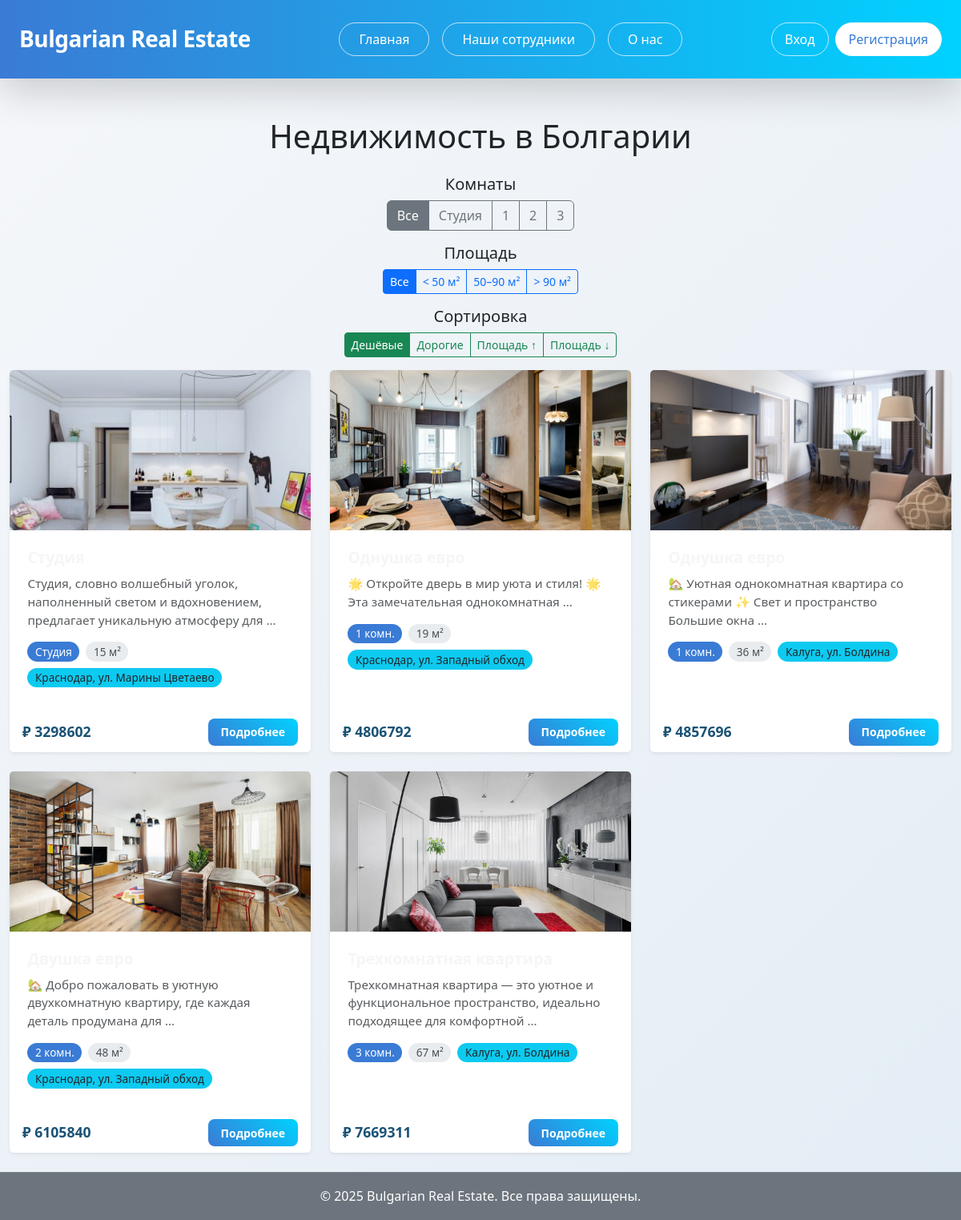
Page /?sort=price_asc on the committed database.
### properties/models.py (models this page shows, shortened)
class Property(models.Model):
    title = models.CharField("Заголовок", max_length=50)
    description = models.TextField("Описание")
    price = models.DecimalField("Цена", max_digits=10, decimal_places=2)
    location = models.CharField("Местоположение", max_length=100)
    bedrooms = models.IntegerField("Количество спален", blank=True, null=True)
    bathrooms = models.IntegerField("Количество ванных комнат")
    area = models.IntegerField("Площадь (м²)")
    property_type = models.CharField(
        "Тип недвижимости",
        max_length=10,
        choices=PROPERTY_TYPE_CHOICES,
        default='1_room'
    )
    image = models.ImageField("Фото", upload_to='properties/', blank=True, null=True)
    is_published = models.BooleanField("Опубликовано", default=True)
    created_at = models.DateTimeField(auto_now_add=True)
    class Meta:
        verbose_name = "Недвижимость"
        verbose_name_plural = "Недвижимость"

### properties/views.py (the view)
# urls.py: path('', views.PropertyListView.as_view(), name='index'),
class PropertyListView(ListView):
    model = Property
    template_name = 'properties/index.html'
    context_object_name = 'properties'
    paginate_by = 6
    def get_queryset(self):
        queryset = Property.objects.filter(is_published=True)
        bedrooms = self.request.GET.get('bedrooms')
        if bedrooms == 'studio':
            queryset = queryset.filter(bedrooms=0)
        elif bedrooms in ['1', '2', '3']:
            queryset = queryset.filter(bedrooms=int(bedrooms))
        area = self.request.GET.get('area')
        if area == 'small':
            queryset = queryset.filter(area__lt=50)
        elif area == 'medium':
            queryset = queryset.filter(area__gte=50, area__lt=90)
        elif area == 'large':
            queryset = queryset.filter(area__gte=90)
        sort = self.request.GET.get('sort')
        if sort == 'price_asc':
            queryset = queryset.order_by('price')
        elif sort == 'price_desc':
            queryset = queryset.order_by('-price')
        elif sort == 'area_asc':  # Новое: по возрастанию
            queryset = queryset.order_by('area')
        elif sort == 'area_desc':
            queryset = queryset.order_by('-area')
        else:
            queryset = queryset.order_by('-created_at')
        return queryset
    def get_context_data(self, **kwargs):
        context = super().get_context_data(**kwargs)
        context['selected_bedrooms'] = self.request.GET.get('bedrooms')
        context['selected_area'] = self.request.GET.get('area')
        context['selected_sort'] = self.request.GET.get('sort')
        return context

### templates/properties/index.html (shortened to what this page needs)
{% extends "properties/base.html" %}
{% load static %}
{% block content %}
<div class="text-center my-4">
    <h1>Недвижимость в Болгарии</h1>
</div>
<div class="text-center my-3">
    <h5>Комнаты</h5>
    <div class="btn-group" role="group">
        <a href="{% url 'index' %}" class="btn btn-outline-secondary {% if not selected_bedrooms %}active{% endif %}">
            Все
        </a>
        <a href="?bedrooms=studio" class="btn btn-outline-secondary {% if selected_bedrooms == 'studio' %}active{% endif %}">
            Студия
        </a>
        <a href="?bedrooms=1" class="btn btn-outline-secondary {% if selected_bedrooms == '1' %}active{% endif %}">
            1
        </a>
        <a href="?bedrooms=2" class="btn btn-outline-secondary {% if selected_bedrooms == '2' %}active{% endif %}">
            2
        </a>
        <a href="?bedrooms=3" class="btn btn-outline-secondary {% if selected_bedrooms == '3' %}active{% endif %}">
            3
        </a>
    </div>
</div>
<div class="text-center my-3">
    <h5>Площадь</h5>
    <div class="btn-group" role="group">
        <a href="{% url 'index' %}{% if selected_bedrooms %}?bedrooms={{ selected_bedrooms }}{% endif %}"
           class="btn btn-sm btn-outline-primary {% if not selected_area %}active{% endif %}">
            Все
        </a>
        <a href="?{% if selected_bedrooms %}bedrooms={{ selected_bedrooms }}&{% endif %}area=small"
           class="btn btn-sm btn-outline-primary {% if selected_area == 'small' %}active{% endif %}">
            < 50 м²
        </a>
        <a href="?{% if selected_bedrooms %}bedrooms={{ selected_bedrooms }}&{% endif %}area=medium"
           class="btn btn-sm btn-outline-primary {% if selected_area == 'medium' %}active{% endif %}">
            50–90 м²
        </a>
        <a href="?{% if selected_bedrooms %}bedrooms={{ selected_bedrooms }}&{% endif %}area=large"
           class="btn btn-sm btn-outline-primary {% if selected_area == 'large' %}active{% endif %}">
            > 90 м²
        </a>
    </div>
</div>
<div class="text-center my-3">
    <h5>Сортировка</h5>
    <div class="btn-group" role="group">
        <a href="?{% if selected_bedrooms %}bedrooms={{ selected_bedrooms }}&{% endif %}{% if selected_area %}area={{ selected_area }}&{% endif %}sort=price_asc"
           class="btn btn-sm btn-outline-success {% if selected_sort == 'price_asc' %}bg-success text-white{% endif %}">
            Дешёвые
        </a>
        <a href="?{% if selected_bedrooms %}bedrooms={{ selected_bedrooms }}&{% endif %}{% if selected_area %}area={{ selected_area }}&{% endif %}sort=price_desc"
           class="btn btn-sm btn-outline-success {% if selected_sort == 'price_desc' %}bg-success text-white{% endif %}">
            Дорогие
        </a>
        <a href="?{% if selected_bedrooms %}bedrooms={{ selected_bedrooms }}&{% endif %}{% if selected_area %}area={{ selected_area }}&{% endif %}sort=area_asc"
           class="btn btn-sm btn-outline-success {% if selected_sort == 'area_asc' %}bg-success text-white{% endif %}">
            Площадь ↑
        </a>
        <a href="?{% if selected_bedrooms %}bedrooms={{ selected_bedrooms }}&{% endif %}{% if selected_area %}area={{ selected_area }}&{% endif %}sort=area_desc"
           class="btn btn-sm btn-outline-success {% if selected_sort == 'area_desc' %}bg-success text-white{% endif %}">
            Площадь ↓
        </a>
    </div>
</div>
<div class="row row-cols-1 row-cols-md-2 row-cols-lg-3 g-4">
    {% for prop in properties %}
        <div class="col">
            <div class="card h-100 border-0 shadow-sm">
                {% if prop.image %}
                    <img src="{{ prop.image.url }}" class="card-img-top" alt="{{ prop.title }}" style="height: 200px; object-fit: cover;">
                {% else %}
                    <img src="https://via.placeholder.com/300x200?text=Нет+фото" class="card-img-top" alt="Нет фото" style="height: 200px; object-fit: cover;">
                {% endif %}
                <div class="card-body">
                    <h5 class="card-title">{{ prop.title }}</h5>
                    <p class="card-text text-muted small">
                        {{ prop.description|truncatewords:12 }}
                    </p>
                    <div class="d-flex flex-wrap gap-2 mb-2">
                        <span class="badge bg-primary">
                            {% if prop.bedrooms == 0 %}Студия{% else %}{{ prop.bedrooms }} комн.{% endif %}
                        </span>
                        <span class="badge bg-secondary">{{ prop.area }} м²</span>
                        <span class="badge bg-info text-dark">{{ prop.location }}</span>
                    </div>
                </div>
                <div class="card-footer bg-white border-0">
                    <div class="d-flex justify-content-between align-items-center">
                        <span class="text-dark fw-bold">₽ {{ prop.price|floatformat:0 }} </span>
                        <a href="{% url 'property_detail' prop.id %}" class="btn btn-primary btn-sm">Подробнее</a>
                    </div>
                </div>
            </div>
        </div>
    {% endfor %}
</div>
{% endblock %}

### static/css/new-style.css (style rules this page uses)
body { font-family: 'Segoe UI', Tahoma, Geneva, Verdana, sans-serif; background: linear-gradient(135deg, #f5f7fa 0%, #e4edf5 100%); color: #333; line-height: 1.7; min-height: 100vh; display: flex; flex-direction: column; }
.card-footer .text-dark { color: #1a5276 !important; font-weight: 600; font-size: 1.1rem; }
.card-body { padding: 1.4rem; }
.card-title { font-size: 1.2rem; font-weight: 600; color: #f7f5f5; margin-bottom: 0.6rem; }
.card-text { color: #666; font-size: 0.95rem; line-height: 1.5; }
.badge { font-size: 0.85rem; padding: 0.4em 0.7em; border-radius: 50px; font-weight: 500; }
.badge.bg-primary { background-color: #3a7bd5 !important; color: white; }
.badge.bg-secondary { background-color: #e9ecef !important; color: #495057; }
.btn-primary { background: linear-gradient(45deg, #3a7bd5, #00d2ff); border: none; font-weight: 600; padding: 0.4rem 1rem; border-radius: 8px; transition: all 0.3s ease; }

### rows in the picture
Property: image (picture), description "Студия, словно волшебный уголок, наполненный светом и вдохновением, предлагает уникальную атмосферу для …", bedrooms "Студия", area "15", location "Краснодар, ул. Марины Цветаево", price "3298602"
Property: image (picture), description "🌟 Откройте дверь в мир уюта и стиля! 🌟 Эта замечательная однокомнатная …", bedrooms "1", area "19", location "Краснодар, ул. Западный обход", price "4806792"
Property: image (picture), description "🏡 Уютная однокомнатная квартира со стикерами ✨ Свет и пространство Большие окна …", bedrooms "1", area "36", location "Калуга, ул. Болдина", price "4857696"
Property: image (picture), description "🏡 Добро пожаловать в уютную двухкомнатную квартиру, где каждая деталь продумана для …", bedrooms "2", area "48", location "Краснодар, ул. Западный обход", price "6105840"
Property: image (picture), description "Трехкомнатная квартира — это уютное и функциональное пространство, идеально подходящее для комфортной …", bedrooms "3", area "67", location "Калуга, ул. Болдина", price "7669311"
